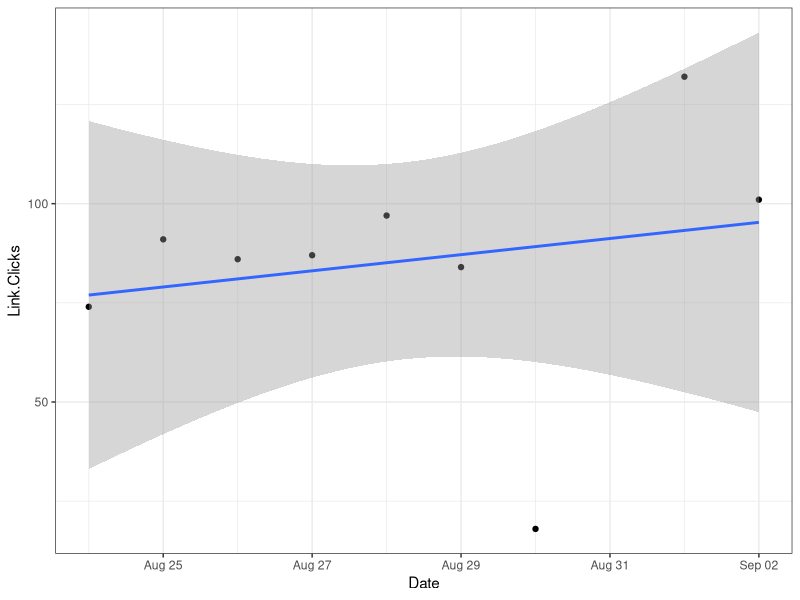
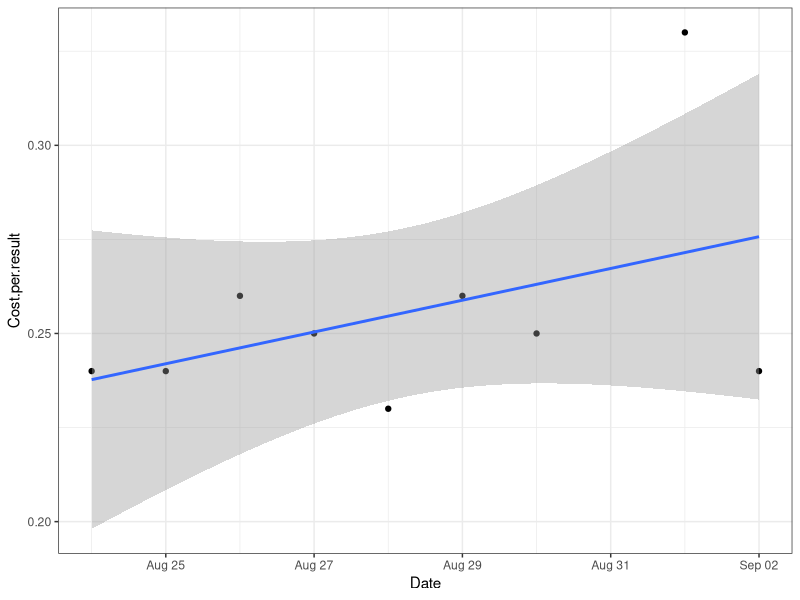

The R source for these figures, in order:
## ---- chunk 1
knitr::opts_chunk$set(echo = TRUE)

library(tidyverse)
## ---- chunk 2
x <- read.csv("../data/raw/2020-09-11_facebook-clicks.csv") %>%
  mutate(Date = as.Date(Date, format = "%d-%b"))
## ---- chunk 3
max(x$Date) - min(x$Date)
## ---- chunk 4
x %>%
  ggplot(aes(x = Date, y = Link.Clicks)) +
  geom_point() +
  stat_smooth(method = "lm") +
  theme_bw()
## ---- chunk 5
x %>%
  ggplot(aes(x = Date, y = Cost.per.result)) +
  geom_point() +
  stat_smooth(method = "lm") +
  theme_bw()

## ---- chunk 6
summary(lm(Cost.per.result ~ Date, data = x))
